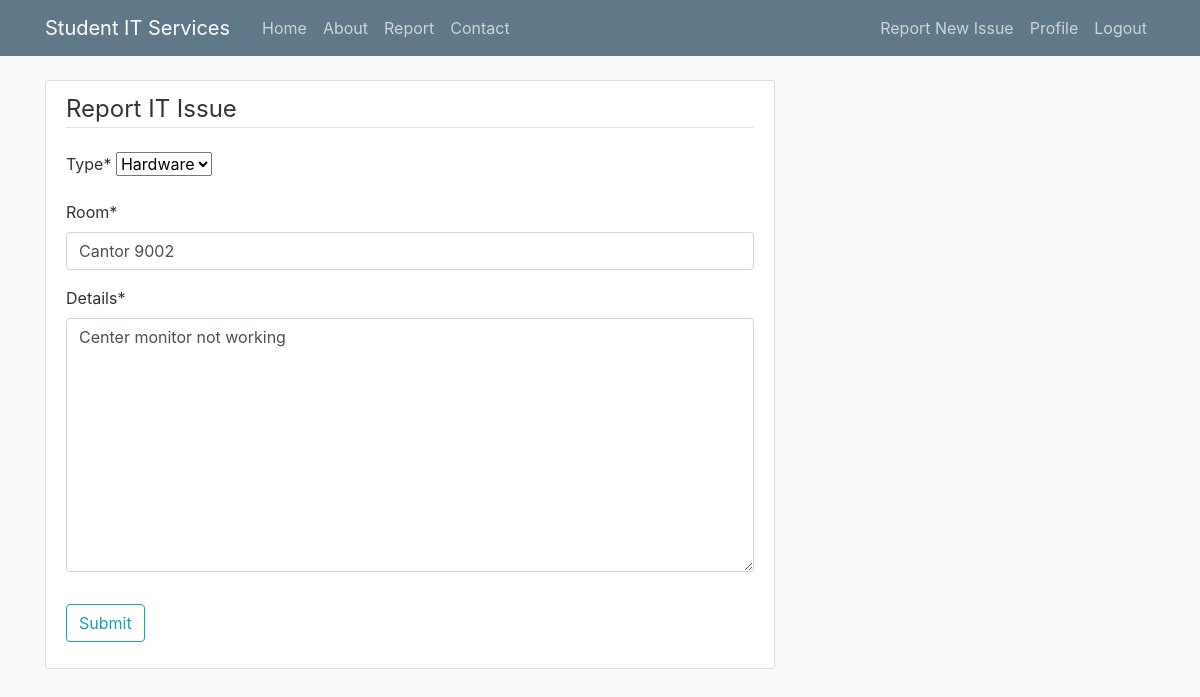
The app's page /issue/4/update (signed in) with its own data.
### itreporting/models.py (models this page shows, shortened)
class Issue(models.Model):
    type = models.CharField(max_length = 100, choices = [('Hardware', 'Hardware'), ('Software', 'Software')])
    room = models.CharField(max_length = 100)
    urgent = models.BooleanField(default = False)
    details = models.TextField()
    date_submitted = models.DateTimeField(default = timezone.now)
    author = models.ForeignKey(User, on_delete = models.CASCADE)

### itreporting/views.py (the view)
# urls.py: path('issue/<int:pk>/update', PostUpdateView.as_view(), name = 'issue-update'),
class PostUpdateView(LoginRequiredMixin, UserPassesTestMixin, UpdateView):
	model = Issue
	fields = ['type', 'room', 'details']
	def test_func(self):
		issue = self.get_object()
		return self.request.user == issue.author

### itreporting/templates/itreporting/issue_form.html (shortened to what this page needs)
{% extends "itreporting/base.html" %}
{% load crispy_forms_tags %}
{% block content %}
<div class="content-section">
	<form method="POST">
        <fieldset class="form-group">
			<legend class="border-bottom mb-4">Report IT Issue</legend>
			{{ form | crispy }}
		</fieldset>
        <div class="form-group">
			<button class="btn btn-outline-info" type="submit">Submit</button>
		</div>
	</form>
</div>
{% endblock content %}

### itreporting/static/css/styles.css (style rules this page uses)
html { position: relative; min-height: 100%; }
body { background: #fafafa; color: #333333; margin-top: 5rem; margin-bottom: 50px; }
.content-section { background: #ffffff; padding: 10px 20px; border: 1px solid #dddddd; border-radius: 3px; margin-bottom: 20px; }

### records on screen
Issue: type "Hardware", room "Cantor 9002", details "Center monitor not working"
